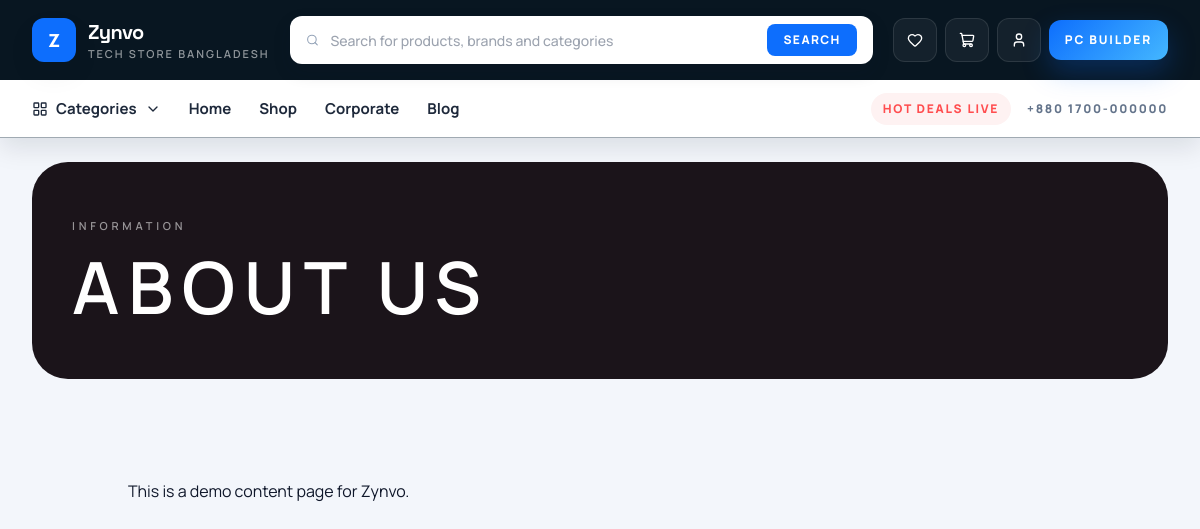
Page /pages/about-us/ on the committed database.
### core/models.py (models this page shows, shortened)
class SingletonModel(models.Model):
    class Meta:
        abstract = True
    @classmethod
    def load(cls):
        obj, _ = cls.objects.get_or_create(pk=1)
        return obj

class SiteSettings(SingletonModel):
    site_name = models.CharField(max_length=100, default='Zynvo')
    tagline = models.CharField(max_length=150, default='Smart living, curated beautifully.')
    support_phone = models.CharField(max_length=30, default='+880 1700-000000')
    support_email = models.EmailField(default='support@zynvo.com')
    address = models.CharField(max_length=255, default='Dhaka, Bangladesh')
    copyright_text = models.CharField(max_length=255, default='© 2026 Zynvo Ltd. All Rights Reserved')
    hero_title = models.CharField(max_length=140, default='Elevate your everyday with Zynvo')
    hero_subtitle = models.CharField(
        max_length=255,
        default='Discover hand-picked lifestyle, fashion, and gadget essentials with fast delivery.',
    )
    announcement_text = models.CharField(max_length=255, default='Free shipping on orders over ৳3000')
    corporate_cta_title = models.CharField(max_length=140, default='Become Our Corporate Partner')
    corporate_cta_url = models.CharField(max_length=255, default='/corporate/')
    facebook_url = models.URLField(blank=True)
    instagram_url = models.URLField(blank=True)
    youtube_url = models.URLField(blank=True)
    linkedin_url = models.URLField(blank=True)

class StaticPage(models.Model):
    title = models.CharField(max_length=150)
    slug = models.SlugField(unique=True)
    body = models.TextField()
    meta_title = models.CharField(max_length=160, blank=True)
    meta_description = models.CharField(max_length=255, blank=True)
    is_published = models.BooleanField(default=True)

### core/views.py (the view)
# urls.py: path('pages/<slug:slug>/', views.page_detail, name='page'),
def page_detail(request, slug):
    page = get_object_or_404(StaticPage, slug=slug, is_published=True)
    return render(request, 'core/page_detail.html', {'page': page})

### accounts/context_processors.py (called while the page is built, shortened)
def account_context(request):
    if not request.user.is_authenticated:
        return {
            'wishlist_count': 0,
            'wishlist_product_ids': set(),
        }

### catalog/models.py (called while the page is built)
    def get_absolute_url(self):
        return reverse('catalog:category_detail', args=[self.slug])

### orders/cart_utils.py (called while the page is built, shortened)
def _cart(request, create=False):
    cart = request.session.get('cart')
    if cart is None:
        cart = {}
        if create:
            request.session['cart'] = cart
    return cart

def _user_cart(request):
    if not getattr(request, 'user', None) or not request.user.is_authenticated:
        return None

def get_cart_items(request):
    from catalog.models import Product, ProductVariant
    user_cart = _user_cart(request)
    cart = _cart(request)
    items = []
    subtotal = Decimal('0.00')
    if not cart:
        return items, subtotal

def get_cart_coupon(request):
    code = request.session.get('cart_coupon_code')
    if not code:
        return None

def get_cart_reward_points(request):
    try:
        points = int(request.session.get('cart_reward_points') or 0)
    except (TypeError, ValueError):
        request.session.pop('cart_reward_points', None)
        request.session.modified = True
        return 0
    return max(points, 0)

def calculate_discount(subtotal, coupon=None):
    subtotal = Decimal(subtotal or 0)
    if not coupon:
        return Decimal('0.00')

### orders/context_processors.py (called while the page is built)
def cart_context(request):
    items, subtotal = get_cart_items(request)
    coupon = get_cart_coupon(request)
    reward_points = get_cart_reward_points(request)
    totals = build_cart_totals(subtotal, coupon=coupon, reward_points=reward_points)
    return {
        'cart_items': items,
        'cart_subtotal': subtotal,
        'cart_count': sum(item['quantity'] for item in items),
        'cart_coupon': coupon,
        'cart_reward_points': reward_points,
        'cart_totals': totals,
    }

### templates/core/page_detail.html (shortened to what this page needs)
{% extends 'base.html' %}
{% block content %}
<section class="px-4 py-6 lg:px-8">
  <div class="mx-auto max-w-7xl rounded-[36px] bg-[#1b141a] px-6 py-14 text-white shadow-panel md:px-10">
    <p class="text-[11px] font-semibold uppercase tracking-[0.34em] text-white/55">Information</p>
    <h1 class="mt-4 font-brand text-5xl font-semibold uppercase tracking-[0.12em] md:text-7xl">{{ page.title }}</h1>
  </div>
</section>
<section class="px-4 pb-16 pt-8 lg:px-8">
  <div class="aura-card mx-auto max-w-5xl p-6 text-base leading-8 text-stone md:p-10">{{ page.body|linebreaks }}</div>
</section>
{% endblock %}

### templates/includes/header.html (shortened to what this page needs)
<header class="sticky top-0 z-50 border-b border-slate-200/70 bg-[#081621] shadow-[0_10px_24px_rgba(8,22,33,.10)]">
  <div class="mx-auto max-w-7xl px-4 lg:px-8">
    <div class="flex items-center gap-3 py-3 lg:gap-5 lg:py-4">
      <a href="{% url 'core:home' %}" class="flex shrink-0 items-center gap-3">
        <span class="grid h-11 w-11 place-items-center rounded-xl2 bg-primary text-lg font-extrabold text-white shadow-card">Z</span>
        <div class="hidden sm:block">
          <p class="font-display text-xl font-bold tracking-[-0.03em] text-white">{{ site_settings.site_name }}</p>
          <p class="text-[11px] font-semibold uppercase tracking-[0.18em] text-white/55">Tech store Bangladesh</p>
        </div>
      </a>
      <div class="relative hidden flex-1 md:block">
        <form action="{% url 'catalog:shop' %}" method="get" class="flex h-12 items-center rounded-xl2 bg-white px-4 shadow-[0_8px_18px_rgba(15,23,42,.14)]">
          <i data-lucide="search" class="h-4 w-4 text-slate-400"></i>
          <input id="instantSearchInput" type="search" name="q" placeholder="Search for products, brands and categories" class="h-full w-full bg-transparent px-3 text-sm font-medium text-slate-900 outline-none">
          <button type="submit" class="rounded-lg bg-primary px-4 py-2 text-xs font-extrabold uppercase tracking-[0.12em] text-white transition duration-300 hover:bg-blue-700">Search</button>
        </form>
      </div>
      <div class="flex shrink-0 items-center gap-2">
        <a href="{% if request.user.is_authenticated %}{% url 'accounts:wishlist' %}{% else %}{% url 'accounts:login' %}{% endif %}" class="js-wishlist-link relative inline-flex h-11 w-11 items-center justify-center rounded-xl2 border border-white/10 bg-white/5 text-white transition duration-300 hover:border-white/30 hover:bg-white/10">
          <i data-lucide="heart" class="h-4 w-4"></i>
        </a>
        <a href="{% url 'orders:cart' %}" class="relative inline-flex h-11 w-11 items-center justify-center rounded-xl2 border border-white/10 bg-white/5 text-white transition duration-300 hover:border-white/30 hover:bg-white/10">
          <i data-lucide="shopping-cart" class="h-4 w-4"></i>
        </a>
        <div class="relative hidden md:block" id="accountMenuWrap">
          <button id="accountMenuToggle" type="button" class="inline-flex h-11 w-11 items-center justify-center rounded-xl2 border border-white/10 bg-white/5 text-white transition duration-300 hover:border-white/30 hover:bg-white/10" aria-expanded="false">
            <i data-lucide="user" class="h-4 w-4"></i>
          </button>
        </div>
        <a href="{% url 'catalog:shop' %}?sort=latest" class="hidden rounded-xl2 bg-[linear-gradient(135deg,#0d6efd,#44b7ff)] px-4 py-3 text-xs font-extrabold uppercase tracking-[0.15em] text-white shadow-[0_12px_28px_rgba(13,110,253,.26)] transition duration-300 hover:-translate-y-0.5 lg:inline-flex">
          PC Builder
        </a>
      </div>
    </div>
  </div>
  <div class="border-t border-white/10 bg-white">
    <div class="mx-auto hidden max-w-7xl items-center gap-7 px-4 py-3 text-[15px] font-bold text-slate-800 lg:flex lg:px-8">
      <div class="group relative">
        <button id="megaMenuToggle" type="button" class="flex items-center gap-2 transition duration-300 hover:text-primary" aria-expanded="false">
          <i data-lucide="layout-grid" class="h-4 w-4"></i>
          Categories
          <i data-lucide="chevron-down" class="h-4 w-4"></i>
        </button>
      </div>
      <a href="{% url 'core:home' %}" class="transition duration-300 hover:text-primary">Home</a>
      <a href="{% url 'catalog:shop' %}" class="transition duration-300 hover:text-primary">Shop</a>
      <a href="{% url 'core:corporate' %}" class="transition duration-300 hover:text-primary">Corporate</a>
      <a href="{% url 'core:blog_index' %}" class="transition duration-300 hover:text-primary">Blog</a>
      <div class="ml-auto flex items-center gap-4 text-xs font-extrabold uppercase tracking-[0.14em] text-slate-500">
        <span class="rounded-full bg-red-50 px-3 py-2 text-accent">Hot deals live</span>
        <span>{{ site_settings.support_phone }}</span>
      </div>
    </div>
  </div>
</header>

### static/css/styles.css (style rules this page uses)
:root { --radius: 12px; --transition: .3s ease; }
body { background: #f2f4f8; }
.form-control, .form-select, input[type="text"], input[type="email"], input[type="number"], input[type="search"], select, textarea { border-radius: 12px; }

### rows in the picture
SiteSettings: site_name "Zynvo", support_phone "+880 1700-000000"
StaticPage: title "ABOUT US", body "This is a demo content page for Zynvo."
